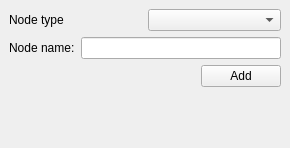
<?xml version="1.0" encoding="UTF-8"?>
<ui version="4.0">
 <class>DockWidget</class>
 <widget class="QDockWidget" name="DockWidget">
  <property name="geometry">
   <rect>
    <x>0</x>
    <y>0</y>
    <width>290</width>
    <height>148</height>
   </rect>
  </property>
  <property name="windowTitle">
   <string>DockWidget</string>
  </property>
  <widget class="QWidget" name="dockWidgetContents">
   <layout class="QVBoxLayout" name="verticalLayout">
    <item>
     <layout class="QHBoxLayout" name="horizontalLayout">
      <item>
       <widget class="QLabel" name="label_2">
        <property name="text">
         <string>Node type</string>
        </property>
        <property name="buddy">
         <cstring>comboBox</cstring>
        </property>
       </widget>
      </item>
      <item>
       <widget class="QComboBox" name="comboBox"/>
      </item>
     </layout>
    </item>
    <item>
     <layout class="QHBoxLayout" name="horizontalLayout_2">
      <item>
       <widget class="QLabel" name="label">
        <property name="text">
         <string>Node name:</string>
        </property>
        <property name="buddy">
         <cstring>lineEdit</cstring>
        </property>
       </widget>
      </item>
      <item>
       <widget class="QLineEdit" name="lineEdit"/>
      </item>
     </layout>
    </item>
    <item>
     <layout class="QHBoxLayout" name="horizontalLayout_3">
      <item>
       <spacer name="horizontalSpacer">
        <property name="orientation">
         <enum>Qt::Horizontal</enum>
        </property>
        <property name="sizeHint" stdset="0">
         <size>
          <width>40</width>
          <height>20</height>
         </size>
        </property>
       </spacer>
      </item>
      <item>
       <widget class="QPushButton" name="pushButton">
        <property name="text">
         <string>Add</string>
        </property>
       </widget>
      </item>
     </layout>
    </item>
    <item>
     <spacer name="verticalSpacer">
      <property name="orientation">
       <enum>Qt::Vertical</enum>
      </property>
      <property name="sizeHint" stdset="0">
       <size>
        <width>20</width>
        <height>40</height>
       </size>
      </property>
     </spacer>
    </item>
   </layout>
  </widget>
 </widget>
 <resources/>
 <connections/>
</ui>
